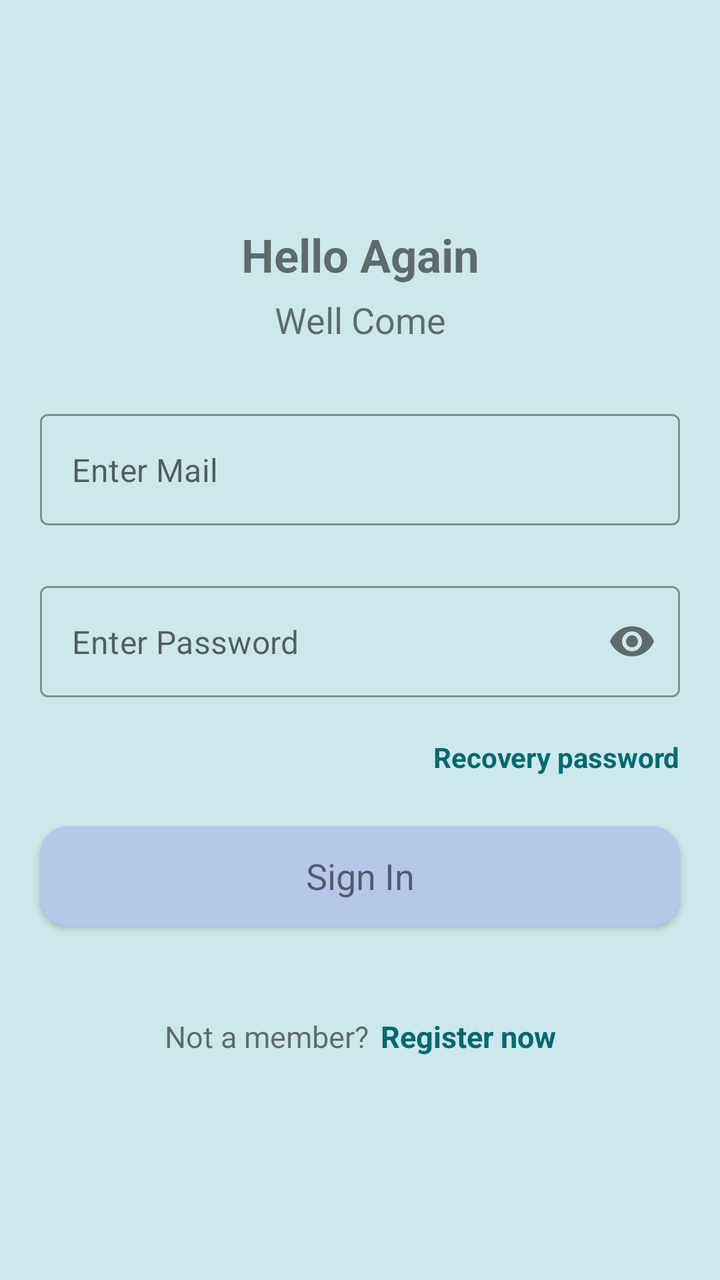
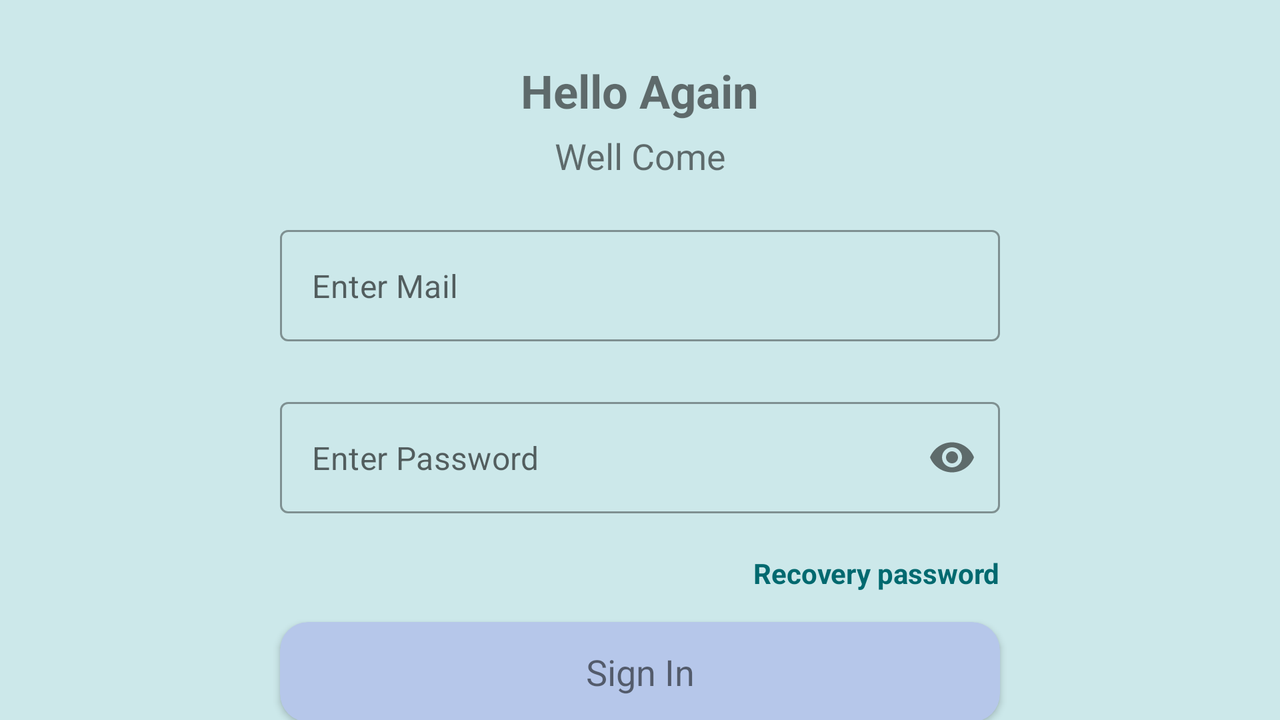

Two renders of one Android screen. The first uses the default layout on a phone; the second uses the alternative layout the repository ships for a different screen configuration, on a matching device. The two XML files are below.
<!-- AndroidManifest.xml: application theme AppTheme -->
<!-- res/layout/activity_login.xml -->
<?xml version="1.0" encoding="utf-8"?>
<androidx.constraintlayout.widget.ConstraintLayout xmlns:android="http://schemas.android.com/apk/res/android"
    xmlns:app="http://schemas.android.com/apk/res-auto"
    xmlns:tools="http://schemas.android.com/tools"
    android:layout_width="match_parent"
    android:background="@color/md_theme_light_secondaryContainer"
    android:layout_height="match_parent">
    <androidx.constraintlayout.widget.ConstraintLayout
        android:layout_width="match_parent"
        app:layout_constraintTop_toTopOf="parent"
        app:layout_constraintBottom_toBottomOf="parent"
        android:layout_height="wrap_content">
        <androidx.appcompat.widget.AppCompatTextView
            android:layout_width="wrap_content"
            android:layout_height="wrap_content"
            app:layout_constraintTop_toTopOf="parent"
            app:layout_constraintStart_toStartOf="parent"
            app:layout_constraintEnd_toEndOf="parent"
            android:id="@+id/txthelloagain"
            android:text="Hello Again"
            android:gravity="center"
            android:textSize="23dp"
            android:textStyle="bold"
            />
        <androidx.appcompat.widget.AppCompatTextView
            android:layout_width="0dp"
            android:gravity="center"
            android:layout_marginTop="5dp"
            android:id="@+id/txtwellcome"
            android:layout_height="wrap_content"
            app:layout_constraintWidth_percent=".5"
            app:layout_constraintTop_toBottomOf="@+id/txthelloagain"
            app:layout_constraintStart_toStartOf="parent"
            app:layout_constraintEnd_toEndOf="parent"
            android:text="Well Come"
            android:textSize="18dp"
            />
        <com.google.android.material.textfield.TextInputLayout
            android:id="@+id/email"
            android:layout_marginTop="35dp"
            android:layout_width="match_parent"
            android:layout_height="wrap_content"
            app:hintEnabled="false"
            app:errorEnabled="true"
            android:layout_marginHorizontal="20dp"
            app:layout_constraintTop_toBottomOf="@+id/txtwellcome"
            style="@style/Widget.MaterialComponents.TextInputLayout.OutlinedBox">

            <com.google.android.material.textfield.TextInputEditText
                android:layout_width="match_parent"
                android:layout_height="wrap_content"
                android:background="@drawable/inputfield"
                android:maxLength="100"
                android:textColor="@color/black"
                android:hint="Enter Mail"
                />

        </com.google.android.material.textfield.TextInputLayout>
        <com.google.android.material.textfield.TextInputLayout
            android:id="@+id/password"
            android:layout_marginTop="10dp"
            android:layout_width="match_parent"
            android:layout_height="wrap_content"
            app:hintEnabled="false"
            app:passwordToggleEnabled="true"
            android:layout_marginHorizontal="20dp"
            app:layout_constraintTop_toBottomOf="@+id/email"
            app:endIconCheckable="false"
            app:errorEnabled="true"

            style="@style/Widget.MaterialComponents.TextInputLayout.OutlinedBox">

            <com.google.android.material.textfield.TextInputEditText
                android:layout_width="match_parent"
                android:layout_height="wrap_content"
                android:background="@drawable/inputfield"
                android:inputType="textPassword"
                android:textColor="@color/black"
                android:maxLength="100"
                android:hint="Enter Password"
                />

        </com.google.android.material.textfield.TextInputLayout>
        <androidx.constraintlayout.widget.ConstraintLayout
            android:layout_width="match_parent"
            android:weightSum="3"
            android:id="@+id/checkprivacylayout"
            app:layout_constraintTop_toBottomOf="@+id/password"
            android:orientation="horizontal"
            android:layout_marginHorizontal="20dp"
            android:layout_height="wrap_content">
            <androidx.appcompat.widget.AppCompatTextView
                android:layout_width="wrap_content"
                app:layout_constraintTop_toTopOf="parent"
                app:layout_constraintBottom_toBottomOf="parent"
                app:layout_constraintStart_toStartOf="parent"
                app:layout_constraintEnd_toEndOf="parent"
                app:layout_constraintHorizontal_bias="1"
                android:layout_weight="1"
                android:focusable="true"
                android:foreground="?attr/selectableItemBackground"
                android:clickable="true"
                android:textColor="@color/md_theme_light_primary"
                android:text="Recovery password"
                android:maxLines="1"
                app:layout_constraintVertical_bias="0"
                android:id="@+id/recoverypassword"
                android:layout_height="wrap_content"
                android:textStyle="bold"
                android:textSize="14dp"
                />

        </androidx.constraintlayout.widget.ConstraintLayout>
        <androidx.cardview.widget.CardView
            android:layout_width="match_parent"

            android:layout_marginTop="25dp"
            android:layout_marginHorizontal="20dp"
            app:cardCornerRadius="14dp"
            android:focusable="true"
            android:foreground="?attr/selectableItemBackground"
            android:clickable="true"
            app:cardBackgroundColor="@color/md_theme_dark_tertiary"
            android:id="@+id/btnlogin"
            android:alpha="1"
            app:layout_constraintTop_toBottomOf="@+id/checkprivacylayout"
            app:layout_constraintStart_toStartOf="parent"
            app:layout_constraintEnd_toEndOf="parent"
            android:layout_height="wrap_content">
            <androidx.appcompat.widget.AppCompatTextView
                android:layout_width="match_parent"
                android:layout_height="50dp"
                android:gravity="center"
                android:textAllCaps="false"
                android:textSize="18dp"
                android:text="Sign In"
                />
        </androidx.cardview.widget.CardView>

        <androidx.appcompat.widget.LinearLayoutCompat
            android:layout_width="wrap_content"
            android:orientation="horizontal"
            app:layout_constraintStart_toStartOf="parent"
            app:layout_constraintEnd_toEndOf="parent"
            android:layout_marginTop="45dp"
            android:layout_marginHorizontal="20dp"
            app:layout_constraintTop_toBottomOf="@+id/btnlogin"
            android:weightSum="2"
            android:layout_height="wrap_content">
            <androidx.appcompat.widget.AppCompatTextView
                android:layout_width="wrap_content"
                android:layout_height="wrap_content"
                android:gravity="center"
                android:textAllCaps="false"
                android:focusable="false"
                android:layout_weight="1"
                android:text="Not a member?"
                android:clickable="false"
                app:layout_constraintTop_toBottomOf="@+id/recoverypassword"
                app:layout_constraintStart_toStartOf="parent"
                app:layout_constraintEnd_toEndOf="parent"
                android:textSize="15dp"
                />
            <androidx.appcompat.widget.AppCompatTextView
                android:layout_width="wrap_content"
                android:layout_height="wrap_content"
                android:gravity="center"
                android:textAllCaps="false"
                android:focusable="true"
                android:foreground="?attr/selectableItemBackground"
                android:clickable="true"
                android:layout_weight="1"
                android:textStyle="bold"
                app:layout_constraintTop_toBottomOf="@+id/recoverypassword"
                app:layout_constraintStart_toStartOf="parent"
                app:layout_constraintEnd_toEndOf="parent"
                android:textSize="15dp"
                android:text="Register now"
                android:textColor="@color/md_theme_light_primary"
                android:id="@+id/gotoregister"
                android:layout_marginLeft="6dp"
                />
        </androidx.appcompat.widget.LinearLayoutCompat>
    </androidx.constraintlayout.widget.ConstraintLayout>
</androidx.constraintlayout.widget.ConstraintLayout>
<!-- resources referenced by this layout -->
<resources>
  <color name="black">#000000</color>
  <color name="md_theme_dark_tertiary">#B6C7EA</color>
  <color name="md_theme_light_primary">#00696F</color>
  <color name="md_theme_light_secondaryContainer">#CCE8EA</color>
  <color name="md_theme_light_onPrimary">#FFFFFF</color>
  <color name="md_theme_light_primaryContainer">#71F5FF</color>
  <color name="md_theme_light_onPrimaryContainer">#002022</color>
  <color name="md_theme_light_secondary">#4A6365</color>
  <color name="md_theme_light_onSecondary">#FFFFFF</color>
  <color name="md_theme_light_onSecondaryContainer">#051F21</color>
  <color name="md_theme_light_tertiary">#4F5F7D</color>
  <color name="md_theme_light_onTertiary">#FFFFFF</color>
  <color name="md_theme_light_tertiaryContainer">#D6E3FF</color>
  <color name="md_theme_light_onTertiaryContainer">#091B36</color>
  <color name="md_theme_light_error">#BA1A1A</color>
  <color name="md_theme_light_errorContainer">#FFDAD6</color>
  <color name="md_theme_light_onError">#FFFFFF</color>
  <color name="md_theme_light_onErrorContainer">#410002</color>
  <color name="md_theme_light_background">#FAFDFC</color>
  <color name="md_theme_light_onBackground">#191C1C</color>
  <color name="md_theme_light_surface">#FAFDFC</color>
  <color name="md_theme_light_onSurface">#191C1C</color>
  <color name="md_theme_light_surfaceVariant">#DAE4E5</color>
  <color name="md_theme_light_onSurfaceVariant">#3F4849</color>
  <color name="md_theme_light_outline">#6F797A</color>
  <color name="md_theme_light_inverseOnSurface">#EFF1F1</color>
  <color name="md_theme_light_inverseSurface">#2D3131</color>
  <color name="md_theme_light_inversePrimary">#4CD9E3</color>
  <style name="MontserratRegular" parent="android:Widget.TextView">
          <item name="android:fontFamily">@font/montserratregular</item>
      </style>
  <style name="MontserratMedium" parent="android:Widget.Holo.Button">
          <item name="android:fontFamily">@font/montserratbold</item>
      </style>
</resources>
<!-- res/layout-land/activity_login.xml (the author's variant of the layout above) -->
<!-- drawn on the phone turned sideways -->
<?xml version="1.0" encoding="utf-8"?>
<androidx.constraintlayout.widget.ConstraintLayout xmlns:android="http://schemas.android.com/apk/res/android"
    xmlns:app="http://schemas.android.com/apk/res-auto"
    xmlns:tools="http://schemas.android.com/tools"
    android:layout_width="match_parent"
    android:background="@color/md_theme_light_secondaryContainer"
    android:layout_height="match_parent">
    <androidx.constraintlayout.widget.ConstraintLayout
        android:layout_width="400dp"
        app:layout_constraintStart_toStartOf="parent"
        app:layout_constraintEnd_toEndOf="parent"
        app:layout_constraintTop_toTopOf="parent"
        app:layout_constraintBottom_toBottomOf="parent"
        android:layout_height="wrap_content">
        <androidx.core.widget.NestedScrollView
            android:layout_width="match_parent"
            android:layout_height="match_parent">
                <androidx.appcompat.widget.LinearLayoutCompat
                    android:layout_width="match_parent"
                    android:orientation="vertical"
                    android:layout_height="match_parent">
                    <androidx.appcompat.widget.AppCompatTextView
                        android:layout_width="wrap_content"
                        android:layout_height="wrap_content"
                        android:layout_gravity="center"
                        android:layout_marginTop="30dp"
                        app:layout_constraintTop_toTopOf="parent"
                        app:layout_constraintStart_toStartOf="parent"
                        app:layout_constraintEnd_toEndOf="parent"
                        android:id="@+id/txthelloagain"
                        android:text="Hello Again"
                        android:gravity="center"
                        android:textSize="23dp"
                        android:textStyle="bold"
                        />
                    <androidx.appcompat.widget.AppCompatTextView
                        android:layout_width="match_parent"
                        android:gravity="center"
                        android:layout_marginTop="5dp"
                        android:id="@+id/txtwellcome"
                        android:layout_height="wrap_content"
                        app:layout_constraintWidth_percent=".5"
                        app:layout_constraintTop_toBottomOf="@+id/txthelloagain"
                        app:layout_constraintStart_toStartOf="parent"
                        app:layout_constraintEnd_toEndOf="parent"
                        android:text="Well Come"
                        android:textSize="18dp"
                        />
                    <com.google.android.material.textfield.TextInputLayout
                        android:id="@+id/email"
                        android:layout_marginTop="25dp"
                        android:layout_width="match_parent"
                        android:layout_height="wrap_content"
                        app:hintEnabled="false"
                        app:errorEnabled="true"
                        android:layout_marginHorizontal="20dp"
                        app:layout_constraintTop_toBottomOf="@+id/txtwellcome"
                        style="@style/Widget.MaterialComponents.TextInputLayout.OutlinedBox">

                        <com.google.android.material.textfield.TextInputEditText
                            android:layout_width="match_parent"
                            android:layout_height="wrap_content"
                            android:background="@drawable/inputfield"
                            android:maxLength="100"
                            android:textColor="@color/black"
                            android:hint="Enter Mail"
                            />

                    </com.google.android.material.textfield.TextInputLayout>
                    <com.google.android.material.textfield.TextInputLayout
                        android:id="@+id/password"
                        android:layout_marginTop="10dp"
                        android:layout_width="match_parent"
                        android:layout_height="wrap_content"
                        app:hintEnabled="false"
                        app:passwordToggleEnabled="true"
                        android:layout_marginHorizontal="20dp"
                        app:layout_constraintTop_toBottomOf="@+id/email"
                        app:endIconCheckable="false"
                        app:errorEnabled="true"

                        style="@style/Widget.MaterialComponents.TextInputLayout.OutlinedBox">

                        <com.google.android.material.textfield.TextInputEditText
                            android:layout_width="match_parent"
                            android:layout_height="wrap_content"
                            android:background="@drawable/inputfield"
                            android:inputType="textPassword"
                            android:textColor="@color/black"
                            android:maxLength="100"
                            android:hint="Enter Password"
                            />

                    </com.google.android.material.textfield.TextInputLayout>
                    <androidx.constraintlayout.widget.ConstraintLayout
                        android:layout_width="match_parent"
                        android:weightSum="3"
                        android:id="@+id/checkprivacylayout"
                        app:layout_constraintTop_toBottomOf="@+id/password"
                        android:orientation="horizontal"
                        android:layout_marginHorizontal="20dp"
                        android:layout_height="wrap_content">

                        <androidx.appcompat.widget.AppCompatTextView
                            android:layout_width="wrap_content"
                            app:layout_constraintTop_toTopOf="parent"
                            app:layout_constraintBottom_toBottomOf="parent"
                            app:layout_constraintStart_toStartOf="parent"
                            app:layout_constraintEnd_toEndOf="parent"
                            app:layout_constraintHorizontal_bias="1"
                            android:layout_weight="1"
                            android:focusable="true"
                            android:foreground="?attr/selectableItemBackground"
                            android:clickable="true"
                            android:textColor="@color/md_theme_light_primary"
                            android:text="Recovery password"
                            android:maxLines="1"
                            app:layout_constraintVertical_bias="0"
                            android:id="@+id/recoverypassword"
                            android:layout_height="wrap_content"
                            android:textStyle="bold"
                            android:textSize="14dp"
                            />

                    </androidx.constraintlayout.widget.ConstraintLayout>
                    <androidx.cardview.widget.CardView
                        android:layout_width="match_parent"

                        android:layout_marginTop="15dp"
                        android:layout_marginHorizontal="20dp"
                        app:cardCornerRadius="14dp"
                        android:focusable="true"
                        android:foreground="?attr/selectableItemBackground"
                        android:clickable="true"
                        android:id="@+id/btnlogin"
                        app:cardBackgroundColor="@color/md_theme_dark_tertiary"
                        android:alpha="1"
                        app:layout_constraintTop_toBottomOf="@+id/checkprivacylayout"
                        app:layout_constraintStart_toStartOf="parent"
                        app:layout_constraintEnd_toEndOf="parent"
                        android:layout_height="wrap_content">
                        <androidx.appcompat.widget.AppCompatTextView
                            android:layout_width="match_parent"
                            android:layout_height="50dp"
                            android:gravity="center"
                            android:textAllCaps="false"
                            android:textSize="18dp"
                            android:text="Sign In"
                            />
                    </androidx.cardview.widget.CardView>

                    <androidx.appcompat.widget.LinearLayoutCompat
                        android:layout_width="wrap_content"
                        android:orientation="horizontal"
                        app:layout_constraintStart_toStartOf="parent"
                        app:layout_constraintEnd_toEndOf="parent"
                        android:layout_marginTop="15dp"
                        android:layout_marginBottom="30dp"
                        android:layout_gravity="center"
                        android:layout_marginHorizontal="20dp"
                        app:layout_constraintTop_toBottomOf="@+id/btnlogin"
                        android:weightSum="2"
                        android:layout_height="wrap_content">
                        <androidx.appcompat.widget.AppCompatTextView
                            android:layout_width="wrap_content"
                            android:layout_height="wrap_content"
                            android:gravity="center"
                            android:textAllCaps="false"
                            android:focusable="false"
                            android:layout_weight="1"
                            android:text="Not a member?"
                            android:clickable="false"
                            app:layout_constraintTop_toBottomOf="@+id/recoverypassword"
                            app:layout_constraintStart_toStartOf="parent"
                            app:layout_constraintEnd_toEndOf="parent"
                            android:textSize="15dp"
                            />
                        <androidx.appcompat.widget.AppCompatTextView
                            android:layout_width="wrap_content"
                            android:layout_height="wrap_content"
                            android:gravity="center"
                            android:textAllCaps="false"
                            android:focusable="true"
                            android:foreground="?attr/selectableItemBackground"
                            android:clickable="true"
                            android:layout_weight="1"
                            android:textStyle="bold"
                            app:layout_constraintTop_toBottomOf="@+id/recoverypassword"
                            app:layout_constraintStart_toStartOf="parent"
                            app:layout_constraintEnd_toEndOf="parent"
                            android:textSize="15dp"
                            android:text="Register now"
                            android:textColor="@color/md_theme_light_primary"
                            android:id="@+id/gotoregister"
                            android:layout_marginLeft="6dp"
                            />
                    </androidx.appcompat.widget.LinearLayoutCompat>
                </androidx.appcompat.widget.LinearLayoutCompat>
        </androidx.core.widget.NestedScrollView>

    </androidx.constraintlayout.widget.ConstraintLayout>
</androidx.constraintlayout.widget.ConstraintLayout>
